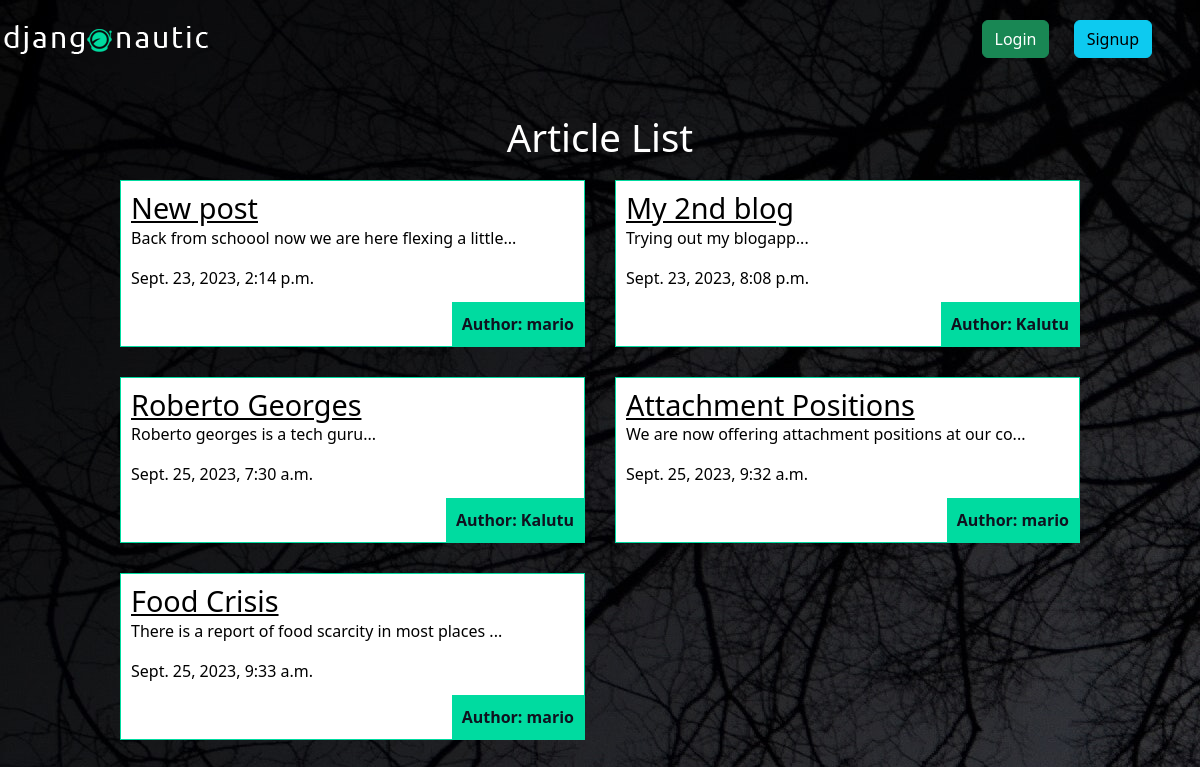
The app's page /, older data.
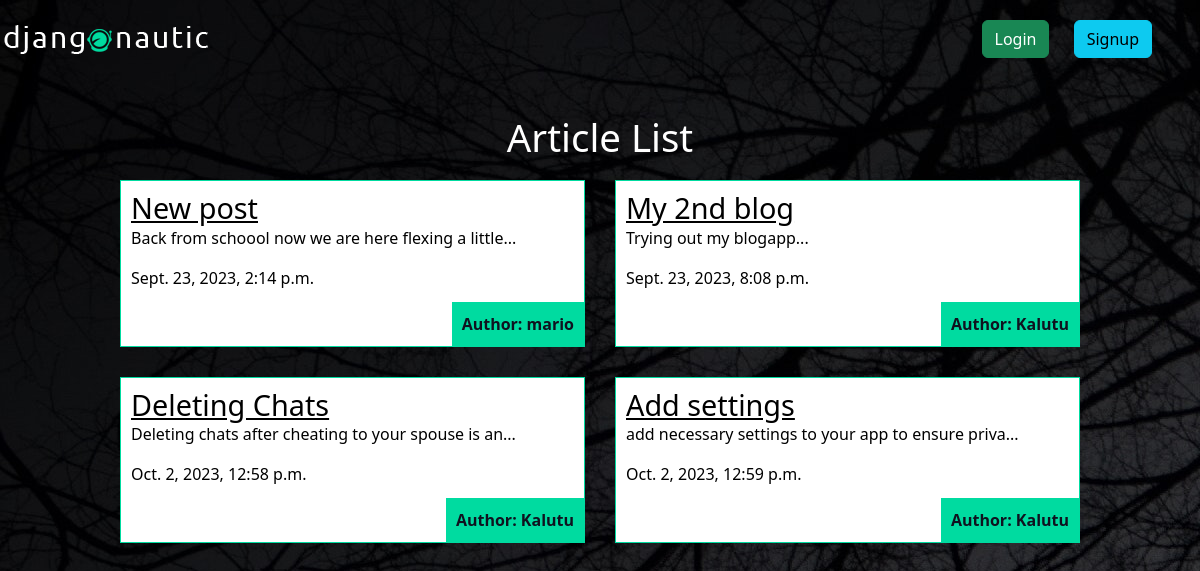
The same page, newer data.
### articles/models.py (models this page shows, shortened)
class Article(models.Model):
    title = models.CharField(max_length=100)
    slug = models.SlugField()
    body = models.TextField()
    date = models.DateTimeField(auto_now_add=True)
    thumb = models.ImageField(default="default.png", blank=True)
    author = models.ForeignKey(User, default=None, on_delete=models.CASCADE)
    def snippet(self):
        return self.body[:50] + "..."

### articles/views.py (the view)
# urls.py: path('', article_list, name='list'),
def article_list(request):
    articles = Article.objects.all().order_by('date')
    return render(request, 'articles/article_list.html', {"articles":articles})

### articles/templates/articles/article_list.html
{% extends 'base.html' %}
{% block content %}
    <h1>Article List</h1>
    <div class="articles">
        {% for article in articles %}
            <div class="article">
                <h2><a class="black" href="{% url 'articles:detail' slug=article.slug %}">{{article.title}}</a></h2>
                <p>{{article.snippet}}</p>
                <p>{{article.date}}</p>
                <p class="author">Author: {{ article.author }}</p>
            </div>
        {% endfor %}
    </div>
{% endblock %}

### templates/base.html (shortened to what this page needs)
{% load static %}
<!DOCTYPE html>
<html lang="en">
<head>
    <link href="https://cdn.jsdelivr.net/npm/bootstrap@5.3.2/dist/css/bootstrap.min.css" rel="stylesheet">
    <link rel="stylesheet" href="{% static 'css/styles.css' %}">
</head>
<body>
    <header>
        <a href="{% url 'home' %}"><img class="img-fluid" src="{% static 'img/logo.png' %}" alt="logo"></a>
        <nav>
            <ul>
                {% if user.is_authenticated %}
                <li><a href="{% url 'articles:list' %}" class="highlight">Home</a></li>
                <li><a href="{% url 'articles:create' %}" class="highlight">New Article</a></li>
                <li>
                    <form class="logout-link" action="{% url 'accounts:logout' %}" method="post">
                        {% csrf_token %}
                        <button type="submit" class="btn btn-danger me-5">{{ user }} | Logout</button>
                    </form>
                </li>
                {% else %}
                <li><a href="{% url 'accounts:login' %}" class="btn btn-success">Login</a></li>
                <li><a href="{% url 'accounts:signup' %}" class="btn btn-info me-5">Signup</a></li>
                {% endif %}
            </ul>
        </nav>
    </header>
    <div class="wrapper">
        {% block content %}
        {% endblock %}
    </div>
</body>
</html>

### articles/static/css/styles.css (style rules this page uses)
body { background-image: url(../img/dark.jpg); background-repeat: no-repeat; color: #fff; }
h1, h2, h3, h4, h5 { font-weight: normal; margin: 0; }
a { color: #fff; text-decoration: none; }
.wrapper { max-width: 960px; margin: 0 auto; }
.wrapper h1 { text-align: center; margin: 20px auto; font-size: 2.4em; }
header { display: grid; grid-template-columns: 1fr 1fr; padding: 20px 0; }
nav { justify-self: end; }
nav li { display: inline-block; margin-left: 20px; }
.articles { display: grid; grid-template-columns: 1fr 1fr; grid-gap: 30px; }
.article { padding: 10px; border: 1px solid #00dba0; position: relative; padding-bottom: 40px; background-color: #fff; color: black; }
.black { color: black; font-size: 1.5em; text-decoration: underline; }
.article h2 { font-size: 1.2em; color: black; }
.article .author { padding: 10px; background-color: #00dba0; position: absolute; right: 0; bottom: 0; margin: 0; color: #0f121f; font-weight: 600; }

Row changes from the older to the newer data that the page shows:
removed Article: title "Roberto Georges", snippet "Roberto georges is a tech guru...", date "Sept. 25, 2023, 7:30 a.m.", author "Kalutu"
removed Article: title "Attachment Positions", snippet "We are now offering attachment positions at our co...", date "Sept. 25, 2023, 9:32 a.m.", author "mario"
removed Article: title "Food Crisis", snippet "There is a report of food scarcity in most places ...", date "Sept. 25, 2023, 9:33 a.m.", author "mario"
added Article: title "Deleting Chats", snippet "Deleting chats after cheating to your spouse is an...", date "Oct. 2, 2023, 12:58 p.m.", author "Kalutu"
added Article: title "Add settings", snippet "add necessary settings to your app to ensure priva...", date "Oct. 2, 2023, 12:59 p.m.", author "Kalutu"
